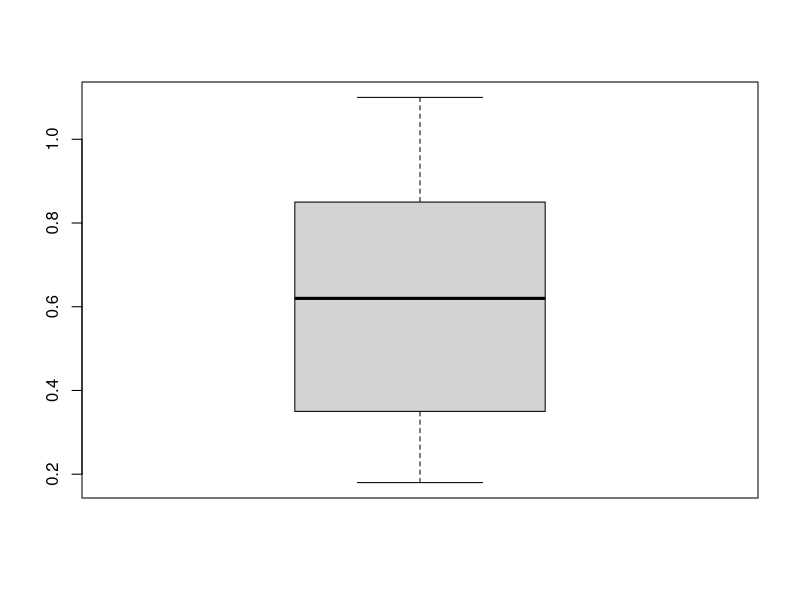
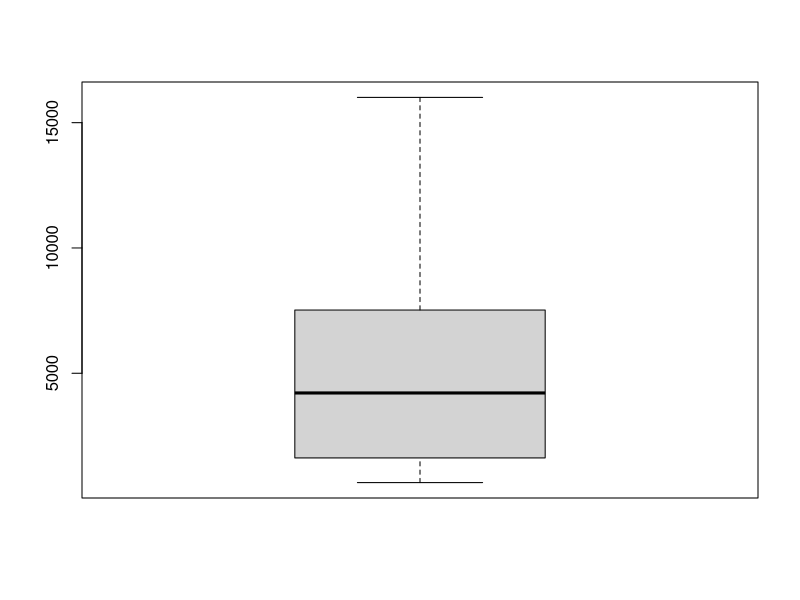
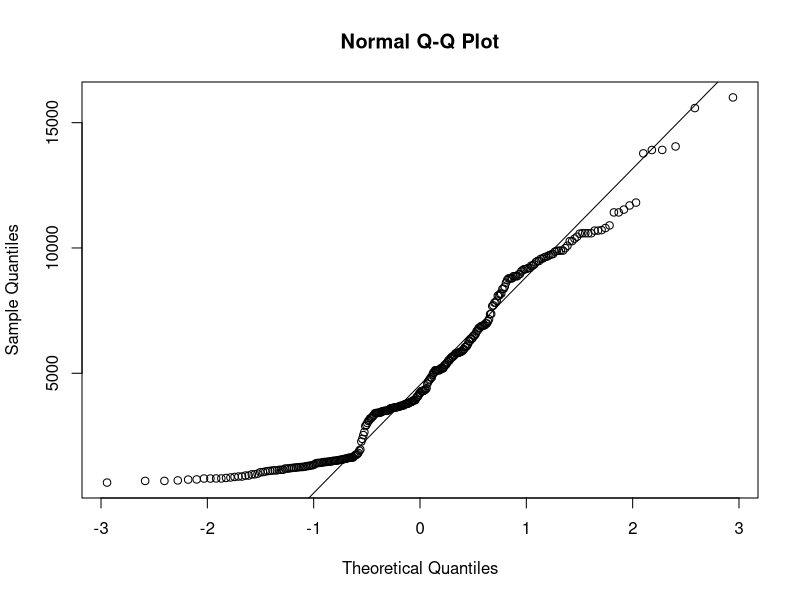
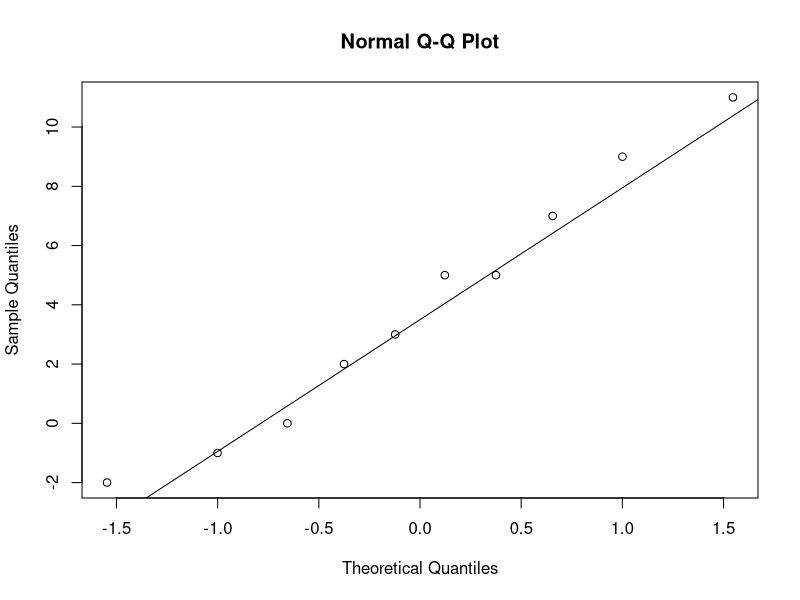
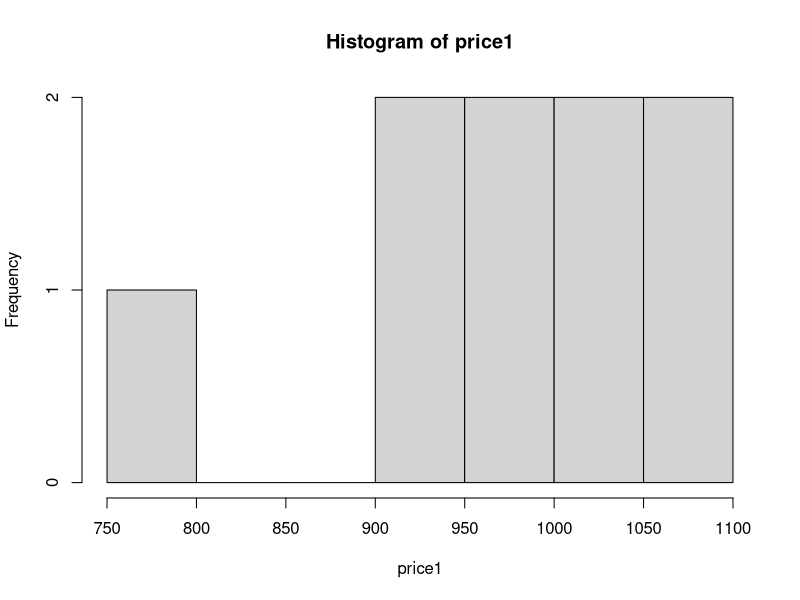

Write the R code that produced these figures, in order.
## ---- chunk 1
knitr::opts_chunk$set(echo = TRUE)
library(ggplot2);library(reshape2)
# setwd("/Class/STSCI 5080/")
## ---- chunk 2
diamonds <- read.table("diamonds2.txt", header=T)
attach(diamonds)
## ---- chunk 3
summary(diamonds)
boxplot(X.carat)
boxplot(price)
## ---- chunk 4
t.test(price, conf.level=0.99)
qqnorm(price);qqline(price) 

## ---- chunk 5
# Not sure about the results for this
t.test(price, mu=4800, conf.level=0.99)

## ---- chunk 6
t.test(X.carat, mu=0.60, alternative="greater", conf.level=0.95)

## ---- chunk 7
gia_cert <- 1*(cert=="GIA")
t.test(gia_cert, mu=1/3, conf.level=1-0.05)
## ---- chunk 8
# GIA to HRD
# GIA to IGI
# HRD to IGI
cGIA <- X.carat[cert=="GIA"]
cIGI <- X.carat[cert=="IGI"]
cHRD <- X.carat[cert=="HRD"]
mean(cGIA)
mean(cIGI)
mean(cHRD)
t.test(cGIA,cIGI, alternative="two.sided", conf.level=0.95)

t.test(cGIA,cHRD, alternative="two.sided", conf.level=0.95)

t.test(cIGI,cHRD, alternative="two.sided", conf.level=0.95)
## ---- chunk 9
powernap <- read.table("powernap.txt", header=T)
attach(powernap)
## ---- chunk 10
qqnorm(num2015-num2016); qqline(num2015-num2016)
summary(powernap)
t.test(num2015, num2016, alternative="two.sided", conf.level=0.95, paired=T) # comment on choice paired=T

# ADD A VARIANCE TABLE HERE

## ---- chunk 11
supermarket <- read.table("supermarket.txt", header=T)
attach(supermarket)
## ---- chunk 12
summary(supermarket)
hist(price1)
super_plot <- ggplot(supermarket, aes(y=freq, x=price)) + geom_bar(stat="identity", position="dodge") + labs(title = "Supermarket Prelim Analysis", subtitle="for n=10, p=0.95 & λ=9.5")

# Analysis of variance table here?
